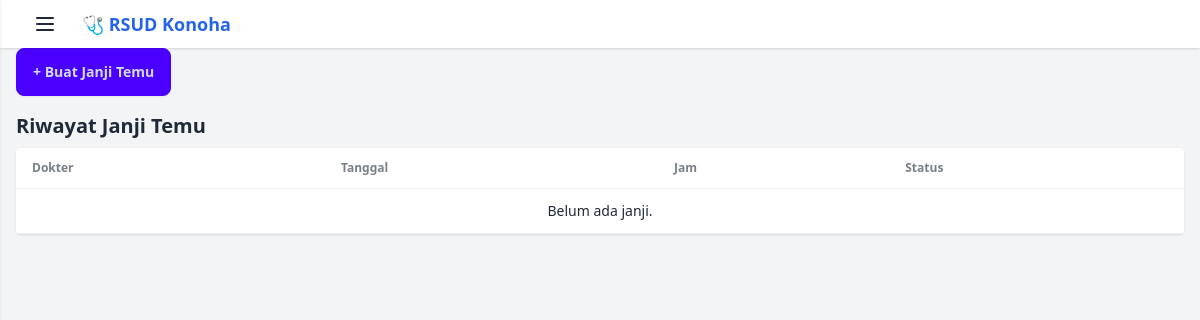
Before: /dashboard-pasien/ (signed in) with the older database file.
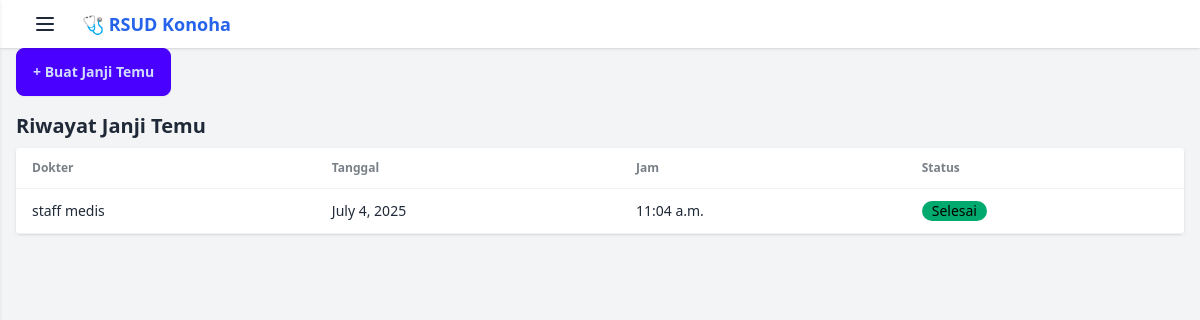
After: the same page with the newer database file.
### simrs/models.py (models this page shows, shortened)
class JanjiTemu(models.Model):
    pasien = models.ForeignKey(Pengguna, on_delete=models.CASCADE, related_name='janji_pasien')
    tenaga_medis = models.ForeignKey(Pengguna, on_delete=models.CASCADE, limit_choices_to={'peran': 'tenaga_medis'})
    tanggal = models.DateField()
    jam = models.TimeField()
    keluhan = models.TextField()
    selesai = models.BooleanField(default=False)

class Pengguna(AbstractUser):
    PERAN_CHOICES = (
        ('admin', 'Admin'),
        ('pasien', 'Pasien'),
        ('tenaga_medis', 'Tenaga Medis'),
    )
    peran = models.CharField(max_length=20, choices=PERAN_CHOICES)
    nama_lengkap = models.CharField(max_length=100)
    no_hp = models.CharField(max_length=20, blank=True, null=True)
    alamat = models.TextField(blank=True, null=True)
    nomor_rm = models.CharField(max_length=20, blank=True, null=True, unique=True)

### simrs/views.py (the view)
# urls.py: path('dashboard-pasien/', views.dashboard_pasien, name='dashboard_pasien'),
@login_required
def dashboard_pasien(request):
    if request.user.peran != 'pasien':
        messages.error(request, "Anda tidak punya akses ke dashboard pasien.")
        return redirect('dashboard')
    janji = JanjiTemu.objects.filter(pasien=request.user)
    return render(request, 'simrs/dashboard_pasien.html', {'janji_list': janji})

### simrs/templates/simrs/dashboard_pasien.html (shortened to what this page needs)
{% extends 'simrs/base.html' %}
{% block content %}
<div class="mb-4">
  <a href="{% url 'buat_janji_temu' %}" class="btn btn-primary">+ Buat Janji Temu</a>
</div>
<h2 class="text-xl font-semibold mb-2">Riwayat Janji Temu</h2>
<table class="table w-full bg-white rounded shadow">
  <thead>
    <tr>
      <th>Dokter</th>
      <th>Tanggal</th>
      <th>Jam</th>
      <th>Status</th>
    </tr>
  </thead>
  <tbody>
    {% for j in janji_list %}
    <tr>
      <td>{{ j.tenaga_medis.nama_lengkap }}</td>
      <td>{{ j.tanggal }}</td>
      <td>{{ j.jam }}</td>
      <td>
        {% if j.selesai %}
          <span class="badge badge-success">Selesai</span>
        {% else %}
          <span class="badge badge-warning">Menunggu</span>
        {% endif %}
      </td>
    </tr>
    {% empty %}
    <tr><td colspan="4" class="text-center">Belum ada janji.</td></tr>
    {% endfor %}
  </tbody>
</table>
{% endblock %}

Changed rows visible on the page:
added JanjiTemu: tenaga_medis.nama_lengkap "staff medis", tanggal "July 4, 2025", jam "11:04 a.m.", selesai "Selesai"
Other visible differences:
text no longer shown: "Belum ada janji."
